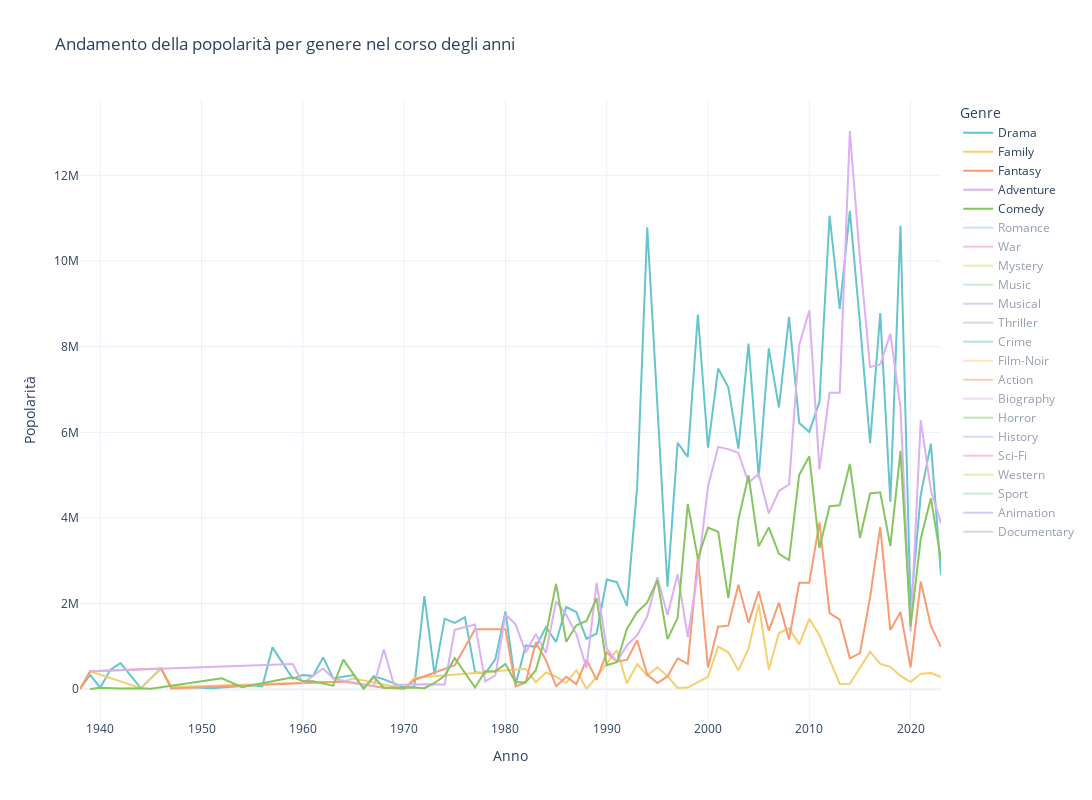

Notebook code for this chart:
### Code cell
# Unimi 2023/2024
# Progetto di Visualizzazione Scientifica
# 984605 Pomayay Gabonal Angello Fernando 
# 01553A Mbaye Serigne Darou

import pandas as pd
import plotly.express as px

# Soppressione degli avvertimenti
import warnings
warnings.simplefilter(action='ignore', category=FutureWarning)

# Lettura del CSV
df = pd.read_csv("../movies_r.csv")

# Conversione della colonna 'Year' in formato datetime
df['Year'] = pd.to_datetime(df['Year'], format='%Y')

# Rimuovo gli spazi extra dalla colonna 'Genre'
df['Genre'] = df['Genre'].str.strip()

# Ordina il DataFrame per la colonna 'Year' in modo da ottenere dati consecutivi senza picchi strani nel grafico
df = df.sort_values(by='Year')

# Espansione dei generi separati da virgola in nuove righe
df_expanded = df.assign(Genre=df['Genre'].str.split(',')).explode('Genre')

# Rimozione degli spazi extra prima e dopo ciascun genere
df_expanded['Genre'] = df_expanded['Genre'].str.strip()

# Calcolo la somma annuale dei voti per ogni genere
df_expanded = df_expanded.groupby(['Year', 'Genre'], as_index=False).agg({'Votes': 'sum'})

# Seleziono i primi 5 generi come quelli inizialmente visibili
generi_selezionati = df_expanded['Genre'].unique()[:5]

# Creazione del grafico
fig = px.line(df_expanded, x='Year', y='Votes', color='Genre',
              labels={'Votes': 'Popolarità', 'Year': 'Anno'},
              title='Andamento della popolarità per genere nel corso degli anni',
              color_discrete_sequence=px.colors.qualitative.Pastel,
              template='plotly_white') 

# Imposto la visibilità iniziale dei generi
for genere in df_expanded['Genre'].unique():
    fig.for_each_trace(lambda trace: trace.update(visible=True) if trace.name in generi_selezionati else trace.update(visible='legendonly'))
    
fig.update_layout(width=1400, height=800)
fig.write_html("../file_html/genere_popolarita.html")
fig.show()
